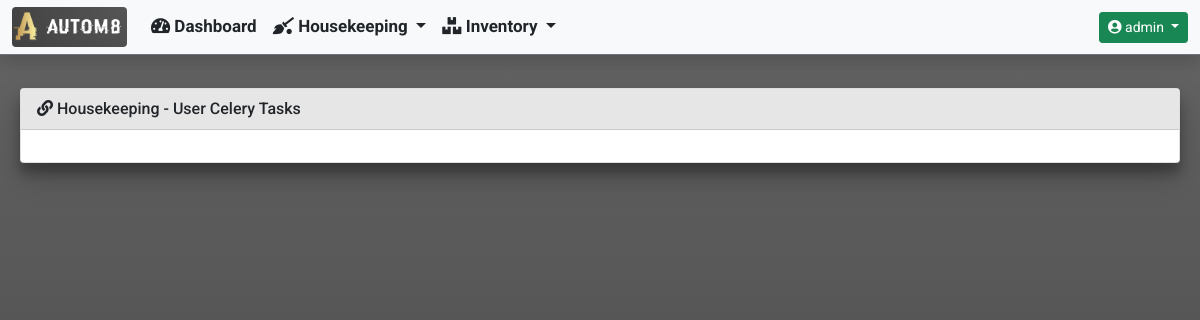
Page /housekeeping/ (signed in) on the earlier database version.
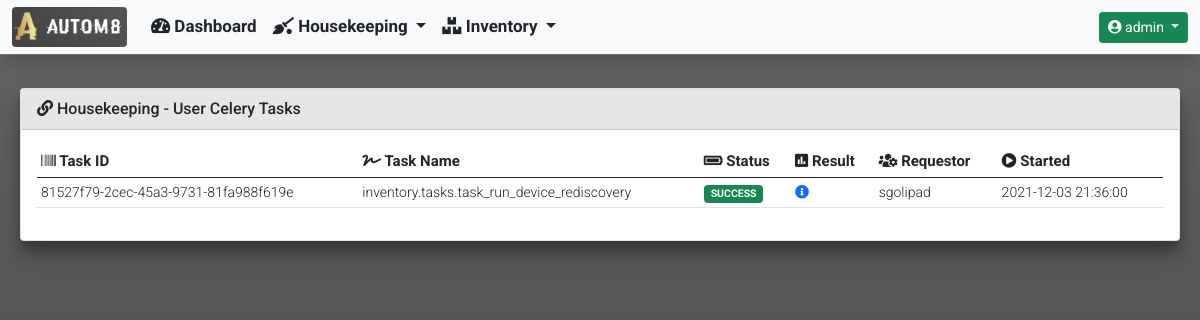
Same page on the later database version.
### housekeeping/models.py (models this page shows)
class CeleryUserJobResults(models.Model):
    task_id = models.UUIDField(
        primary_key=True,
        default=uuid.uuid4,
        max_length=255
    )
    task_name = models.CharField(max_length=255)
    task_status = models.CharField(max_length=255)
    task_result = models.JSONField(null=True)
    task_requested_by = models.CharField(max_length=255)
    start_time = models.DateTimeField()

### housekeeping/views.py (the view)
def housekeeping_celery_user_tasks(request):
    tasks_list = CeleryUserJobResults.objects.all().order_by('-start_time')
    context = {
            'title': 'Housekeeping - Celery User Tasks',
            'card_header': 'Housekeeping - User Celery Tasks',
            'data': {
                'tasks_list': tasks_list
            }
        }
    if tasks.stats():
        data = {
            'celery_information': {
                'celery_statistics': tasks.stats(),
                'registered_tasks': tasks.registered_tasks()[hostname],
                'scheduled_tasks': tasks.scheduled()[hostname],
                'active_tasks': tasks.active()[hostname],
                'reserved_tasks': tasks.reserved()
            }
        }
        context['data'].update(data)
        return render(
            request,
            'housekeeping/housekeeping_celery_user_tasks.html',
            context
        )
    else:
        return render(
                request,
                'housekeeping/housekeeping_celery_user_tasks.html',
                context
            )

### templates/housekeeping/housekeeping_celery_user_tasks.html (shortened to what this page needs)
{% extends "base_template/base.html"%}
{% block content %}
{% if data.tasks_list %}
<div class="col-md-12">
    <div class="table-responsive rounded">
        <table id="celery_completed_tasks" class="table table-hover table-sm" style="width:100%">
            <thead>
                <tr>
                    <th><i class="fas fa-barcode"></i> Task ID</th>
                    <th><i class="fas fa-signature"></i> Task Name</th>
                    <th><i class="fas fa-battery-full"></i> Status</th>
                    <th><i class="fas fa-poll"></i> Result</th>
                    <th><i class="fas fa-users-cog"></i> Requestor</th>
                    <th><i class="fas fa-play-circle"></i> Started</th>
                </tr>
            </thead>
            <tbody>
                {% for completed_task in data.tasks_list %}
                <tr>
                    <td>{{ completed_task.task_id }}</td>
                    <td>{{ completed_task.task_name }}</td>
                    <td>
                        {% if 'SUCCESS' in completed_task.task_status %}
                            <span class="badge bg-success">{{ completed_task.task_status }}</span>
                        {% else %}
                            <span class="badge bg-danger">{{ completed_task.task_status }}</span>
                        {% endif %}
                    </td>
                    <td>
                        <a href="#" data-bs-toggle="modal" data-bs-target="#task_result_modal_{{ completed_task.task_id }}">
                            <i class="fas fa-info-circle"></i>
                        </a>
                    </td>
                    <td>{{ completed_task.task_requested_by }}</td>
                    <td>{{ completed_task.start_time|date:"Y-m-d H:i:s" }}</td>
                </tr>
                {% endfor %}
            </tbody>
        </table>
    </div>
</div>
{% endif %}
{% endblock %}

Differences in the rows shown:
added CeleryUserJobResults: task_id "81527f79-2cec-45a3-9731-81fa988f619e", task_name "inventory.tasks.task_run_device_rediscovery", task_status "SUCCESS", task_requested_by "sgolipad", start_time "2021-12-03 21:36:00"
Other differences:
text now shown: "Task ID Task Name Status Result Requestor Started"
